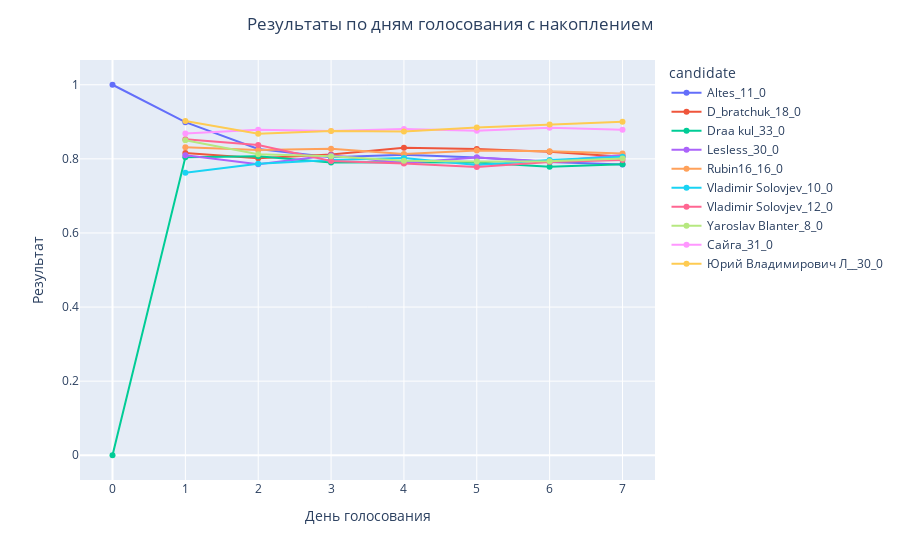

This figure's notebook cell:
### Markdown cell above
Рассмотрим динамику голосования за кандидатов из топ-10

### Code cell
votes_grouped_best = votes_grouped.query('candidate in @best_candidates_for_all_time.index')

fig = px.line(votes_grouped_best, # загружаем данные
              x='voteday', # указываем столбец с данными для оси X
              y='day_result', # указываем столбец с данными для оси Y
              color='candidate', # обозначаем категорию для разделения цветом
              markers=True) # отображаем маркеры (точки) на графике
# оформляем график
fig.update_layout(title='Результаты по дням голосования с накоплением',
                   xaxis_title='День голосования',
                   yaxis_title='Результат')
fig.update_layout(title={'x':0.5, 'xanchor': 'center'})
fig.show()

### Figure 1 — Plotly figure (JSON) as saved in the notebook; plotly's stock layout.template omitted (floating-point values rounded to 4 significant figures)
{"data": [{"hovertemplate": "candidate=Altes_11_0<br>voteday=%{x}<br>day_result=%{y}<extra></extra>", "legendgroup": "Altes_11_0", "line": {"color": "#636efa", "dash": "solid"}, "marker": {"symbol": "circle"}, "mode": "markers+lines", "name": "Altes_11_0", "orientation": "v", "showlegend": true, "type": "scatter", "x": [0, 1, 2, 3, 4, 5, 6, 7], "xaxis": "x", "y": [1, 0.899, 0.8268, 0.8042, 0.8113, 0.8035, 0.7917, 0.785], "yaxis": "y"}, {"hovertemplate": "candidate=D_bratchuk_18_0<br>voteday=%{x}<br>day_result=%{y}<extra></extra>", "legendgroup": "D_bratchuk_18_0", "line": {"color": "#EF553B", "dash": "solid"}, "marker": {"symbol": "circle"}, "mode": "markers+lines", "name": "D_bratchuk_18_0", "orientation": "v", "showlegend": true, "type": "scatter", "x": [1, 2, 3, 4, 5, 6, 7], "xaxis": "x", "y": [0.8161, 0.8018, 0.8116, 0.8301, 0.8266, 0.8191, 0.8058], "yaxis": "y"}, {"hovertemplate": "candidate=Draa kul_33_0<br>voteday=%{x}<br>day_result=%{y}<extra></extra>", "legendgroup": "Draa kul_33_0", "line": {"color": "#00cc96", "dash": "solid"}, "marker": {"symbol": "circle"}, "mode": "markers+lines", "name": "Draa kul_33_0", "orientation": "v", "showlegend": true, "type": "scatter", "x": [0, 1, 2, 3, 4, 5, 6, 7], "xaxis": "x", "y": [0, 0.8042, 0.8072, 0.7901, 0.7906, 0.79, 0.7788, 0.7857], "yaxis": "y"}, {"hovertemplate": "candidate=Lesless_30_0<br>voteday=%{x}<br>day_result=%{y}<extra></extra>", "legendgroup": "Lesless_30_0", "line": {"color": "#ab63fa", "dash": "solid"}, "marker": {"symbol": "circle"}, "mode": "markers+lines", "name": "Lesless_30_0", "orientation": "v", "showlegend": true, "type": "scatter", "x": [1, 2, 3, 4, 5, 6, 7], "xaxis": "x", "y": [0.8095, 0.7857, 0.8095, 0.7887, 0.8039, 0.7927, 0.8101], "yaxis": "y"}, {"hovertemplate": "candidate=Rubin16_16_0<br>voteday=%{x}<br>day_result=%{y}<extra></extra>", "legendgroup": "Rubin16_16_0", "line": {"color": "#FFA15A", "dash": "solid"}, "marker": {"symbol": "circle"}, "mode": "markers+lines", "name": "Rubin16_16_0", "orientation": "v", "showlegend": true, "type": "scatter", "x": [1, 2, 3, 4, 5, 6, 7], "xaxis": "x", "y": [0.8316, 0.824, 0.8273, 0.8133, 0.8228, 0.8204, 0.8142], "yaxis": "y"}, {"hovertemplate": "candidate=Vladimir Solovjev_10_0<br>voteday=%{x}<br>day_result=%{y}<extra></extra>", "legendgroup": "Vladimir Solovjev_10_0", "line": {"color": "#19d3f3", "dash": "solid"}, "marker": {"symbol": "circle"}, "mode": "markers+lines", "name": "Vladimir Solovjev_10_0", "orientation": "v", "showlegend": true, "type": "scatter", "x": [1, 2, 3, 4, 5, 6, 7], "xaxis": "x", "y": [0.7624, 0.7869, 0.7971, 0.8026, 0.7831, 0.7968, 0.8056], "yaxis": "y"}, {"hovertemplate": "candidate=Vladimir Solovjev_12_0<br>voteday=%{x}<br>day_result=%{y}<extra></extra>", "legendgroup": "Vladimir Solovjev_12_0", "line": {"color": "#FF6692", "dash": "solid"}, "marker": {"symbol": "circle"}, "mode": "markers+lines", "name": "Vladimir Solovjev_12_0", "orientation": "v", "showlegend": true, "type": "scatter", "x": [1, 2, 3, 4, 5, 6, 7], "xaxis": "x", "y": [0.8528, 0.8376, 0.7944, 0.7876, 0.7778, 0.7912, 0.797], "yaxis": "y"}, {"hovertemplate": "candidate=Yaroslav Blanter_8_0<br>voteday=%{x}<br>day_result=%{y}<extra></extra>", "legendgroup": "Yaroslav Blanter_8_0", "line": {"color": "#B6E880", "dash": "solid"}, "marker": {"symbol": "circle"}, "mode": "markers+lines", "name": "Yaroslav Blanter_8_0", "orientation": "v", "showlegend": true, "type": "scatter", "x": [1, 2, 3, 4, 5, 6, 7], "xaxis": "x", "y": [0.8503, 0.8125, 0.8068, 0.7946, 0.7931, 0.7934, 0.8008], "yaxis": "y"}, {"hovertemplate": "candidate=Сайга_31_0<br>voteday=%{x}<br>day_result=%{y}<extra></extra>", "legendgroup": "Сайга_31_0", "line": {"color": "#FF97FF", "dash": "solid"}, "marker": {"symbol": "circle"}, "mode": "markers+lines", "name": "Сайга_31_0", "orientation": "v", "showlegend": true, "type": "scatter", "x": [1, 2, 3, 4, 5, 6, 7], "xaxis": "x", "y": [0.8684, 0.8783, 0.875, 0.8806, 0.8759, 0.8839, 0.8788], "yaxis": "y"}, {"hovertemplate": "candidate=Юрий Владимирович Л__30_0<br>voteday=%{x}<br>day_result=%{y}<extra></extra>", "legendgroup": "Юрий Владимирович Л__30_0", "line": {"color": "#FECB52", "dash": "solid"}, "marker": {"symbol": "circle"}, "mode": "markers+lines", "name": "Юрий Владимирович Л__30_0", "orientation": "v", "showlegend": true, "type": "scatter", "x": [1, 2, 3, 4, 5, 6, 7], "xaxis": "x", "y": [0.9024, 0.8679, 0.875, 0.874, 0.8849, 0.8926, 0.9], "yaxis": "y"}], "layout": {"legend": {"title": {"text": "candidate"}, "tracegroupgap": 0}, "margin": {"t": 60}, "title": {"text": "Результаты по дням голосования с накоплением", "x": 0.5, "xanchor": "center"}, "xaxis": {"anchor": "y", "domain": [0, 1], "title": {"text": "День голосования"}}, "yaxis": {"anchor": "x", "domain": [0, 1], "title": {"text": "Результат"}}}}
